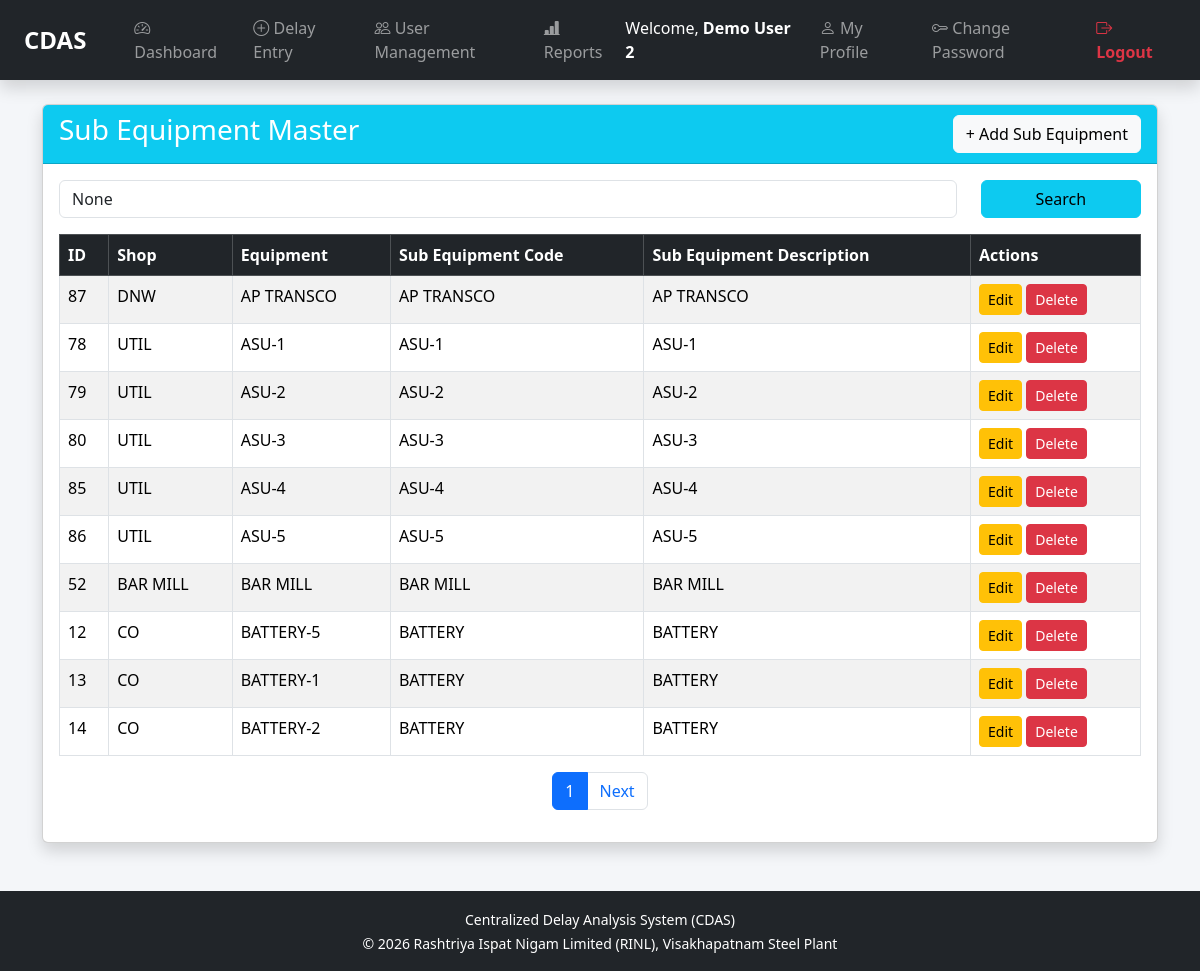
The app's page /equipment/subequipment/ (signed in) with its own data.
### masters/models.py (models this page shows, shortened)
class SubEquipment(models.Model):
    equipment = models.ForeignKey(Equipment, on_delete=models.CASCADE)
    sub_eqpt_code = models.CharField(max_length=20)
    sub_eqpt_desc = models.CharField(max_length=100)

class Equipment(models.Model):
    shop = models.ForeignKey(Shop, on_delete=models.CASCADE)
    eqpt_code = models.CharField(max_length=20)
    eqpt_desc = models.CharField(max_length=100)

class Shop(models.Model):
    shop_code = models.CharField(max_length=20, unique=True)
    shop_desc = models.CharField(max_length=100)

### masters/views.py (the view)
# urls.py: path("subequipment/", views.subequipment_list, name="subequipment_list"),
def subequipment_list(request):
    if "emp_no" not in request.session:
        return redirect("login")
    if request.session.get("role") != "Admin":
        return redirect("dashboard")
    search = request.GET.get("search")
    subequipment = SubEquipment.objects.select_related(
        "equipment",
        "equipment__shop"
    ).order_by("sub_eqpt_code")
    if search:
        subequipment = subequipment.filter(
            sub_eqpt_desc__icontains=search
        )
    paginator = Paginator(subequipment, 10)
    page = request.GET.get("page")
    subequipment = paginator.get_page(page)
    return render(
        request,
        "masters/subequipment_list.html",
        {
            "subequipment": subequipment,
            "search": search,
        }
    )

### masters/templates/masters/subequipment_list.html (shortened to what this page needs)
{% extends "base.html" %}
{% block content %}
<div class="container mt-4">
    <div class="card shadow">
        <div class="card-header bg-info text-white">
            <div class="d-flex justify-content-between align-items-center">
                <h3>Sub Equipment Master</h3>
                <a href="{% url 'subequipment_add' %}"
                   class="btn btn-light">
                    + Add Sub Equipment
                </a>
            </div>
        </div>
        <div class="card-body">
            <form method="GET" class="row mb-3">
                <div class="col-md-10">
                    <input
                        type="text"
                        name="search"
                        class="form-control"
                        placeholder="Search Sub Equipment..."
                        value="{{ search }}">
                </div>
                <div class="col-md-2">
                    <button class="btn btn-info w-100">
                        Search
                    </button>
                </div>
            </form>
            <table class="table table-bordered table-striped table-hover">
                <thead class="table-dark">
                    <tr>
                        <th>ID</th>
                        <th>Shop</th>
                        <th>Equipment</th>
                        <th>Sub Equipment Code</th>
                        <th>Sub Equipment Description</th>
                        <th width="170">
                            Actions
                        </th>
                    </tr>
                </thead>
                <tbody>
                {% for s in subequipment %}
                    <tr>
                        <td>{{ s.id }}</td>
                        <td>{{ s.equipment.shop.shop_desc }}</td>
                        <td>{{ s.equipment.eqpt_desc }}</td>
                        <td>{{ s.sub_eqpt_code }}</td>
                        <td>{{ s.sub_eqpt_desc }}</td>
                        <td>
                            <a href="{% url 'subequipment_edit' s.id %}"
                               class="btn btn-warning btn-sm">
                                Edit
                            </a>
                            <a href="{% url 'subequipment_delete' s.id %}"
                               class="btn btn-danger btn-sm"
                               onclick="return confirm('Delete this Sub Equipment?');">
                                Delete
                            </a>
                        </td>
                    </tr>
                {% endfor %}
                </tbody>
            </table>
            <nav>
                <ul class="pagination justify-content-center">
                    <li class="page-item active">
                        <span class="page-link">
                            {{ subequipment.number }}
                        </span>
                    </li>
                    {% if subequipment.has_next %}
                    <li class="page-item">
                        <a class="page-link"
                           href="?page={{ subequipment.next_page_number }}&search={{ search }}">
                            Next
                        </a>
                    </li>
                    {% endif %}
                </ul>
            </nav>
        </div>
    </div>
</div>
{% endblock %}

### static/css/style.css (style rules this page uses)
body { background:#f4f6f9; }
table { background:white; }
.card { box-shadow:0px 2px 8px rgba(0,0,0,0.1); }
.card-header { font-weight:600; }

### records on screen
SubEquipment: id "87", equipment.shop.shop_desc "DNW", equipment.eqpt_desc "AP TRANSCO", sub_eqpt_code "AP TRANSCO", sub_eqpt_desc "AP TRANSCO"
SubEquipment: id "78", equipment.shop.shop_desc "UTIL", equipment.eqpt_desc "ASU-1", sub_eqpt_code "ASU-1", sub_eqpt_desc "ASU-1"
SubEquipment: id "79", equipment.shop.shop_desc "UTIL", equipment.eqpt_desc "ASU-2", sub_eqpt_code "ASU-2", sub_eqpt_desc "ASU-2"
SubEquipment: id "80", equipment.shop.shop_desc "UTIL", equipment.eqpt_desc "ASU-3", sub_eqpt_code "ASU-3", sub_eqpt_desc "ASU-3"
SubEquipment: id "85", equipment.shop.shop_desc "UTIL", equipment.eqpt_desc "ASU-4", sub_eqpt_code "ASU-4", sub_eqpt_desc "ASU-4"
SubEquipment: id "86", equipment.shop.shop_desc "UTIL", equipment.eqpt_desc "ASU-5", sub_eqpt_code "ASU-5", sub_eqpt_desc "ASU-5"
SubEquipment: id "52", equipment.shop.shop_desc "BAR MILL", equipment.eqpt_desc "BAR MILL", sub_eqpt_code "BAR MILL", sub_eqpt_desc "BAR MILL"
SubEquipment: id "12", equipment.shop.shop_desc "CO", equipment.eqpt_desc "BATTERY-5", sub_eqpt_code "BATTERY", sub_eqpt_desc "BATTERY"
SubEquipment: id "13", equipment.shop.shop_desc "CO", equipment.eqpt_desc "BATTERY-1", sub_eqpt_code "BATTERY", sub_eqpt_desc "BATTERY"
SubEquipment: id "14", equipment.shop.shop_desc "CO", equipment.eqpt_desc "BATTERY-2", sub_eqpt_code "BATTERY", sub_eqpt_desc "BATTERY"

### other values on screen
{{ request.session.emp_name|default:"System Admin" }} "Demo User 2"
{{ subequipment.number }} "1"
